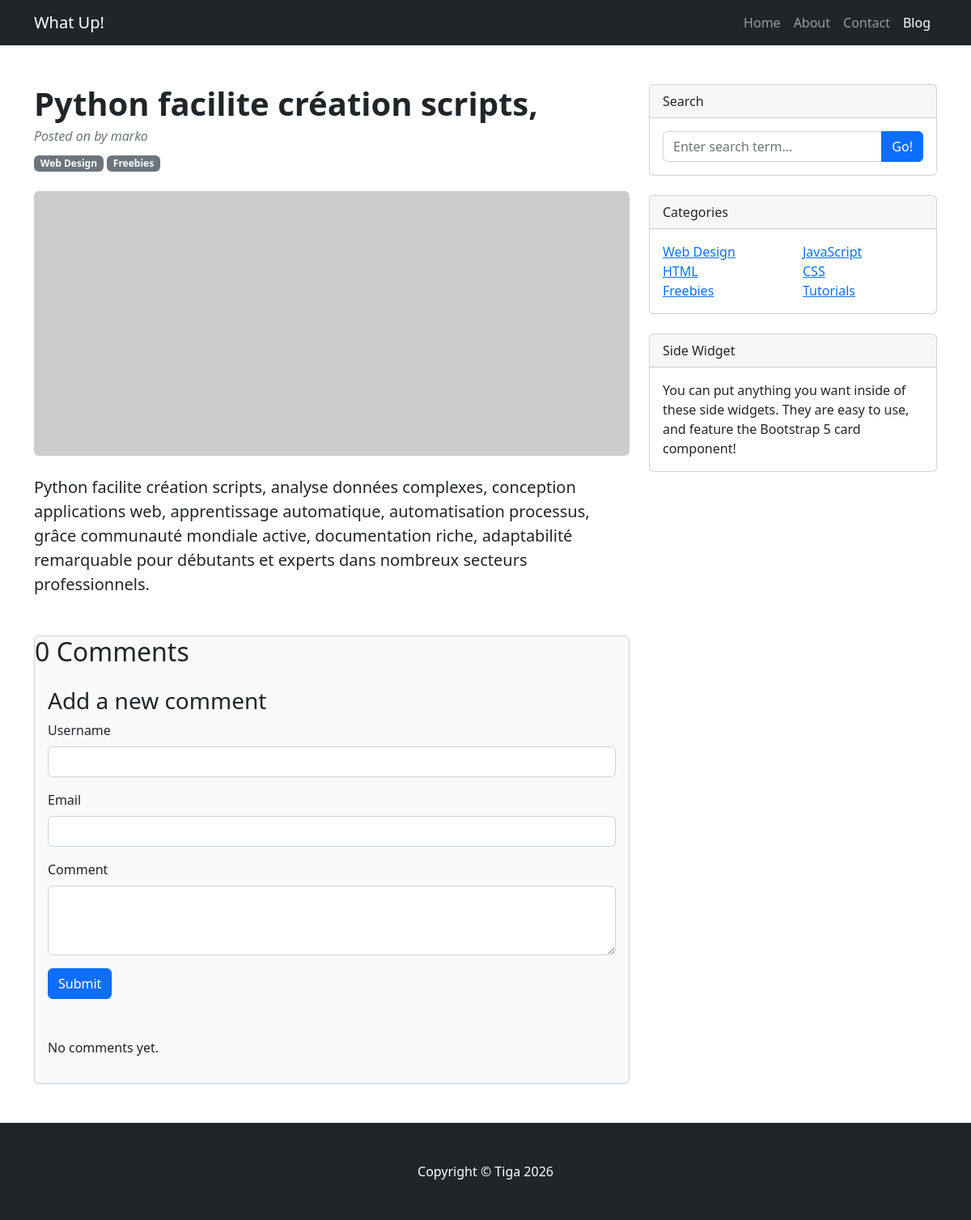
The page /post/python-facilite-creation-scripts/ on the database its author committed.
### blog/models.py (models this page shows, shortened)
class Post(models.Model):
    category = models.ForeignKey(Category, on_delete=models.CASCADE, related_name='posts')
    STATUS_CHOICES = (
        ('draft', 'Draft'),
        ('published', 'Published'),
    )
    title = models.CharField(max_length=200)
    slug = models.SlugField(max_length=200)
    body = models.TextField()
    created_at = models.DateTimeField(auto_now_add=True)
    updated = models.DateTimeField(auto_now= True)
    status = models.CharField(choices=STATUS_CHOICES, default='draft', max_length=10)
    pusblish = models.DateTimeField(default=timezone.now)
    author = models.ForeignKey(User, on_delete=models.CASCADE, related_name='posted')

### blog/views.py (the view)
# urls.py: path('post/<slug:slug>/', views.post_detail, name='post_detail'),
def post_detail(request, slug: str):
    post = get_object_or_404(Post, slug=slug)
    comments = Comment.objects.filter(post=post.id)
    new_comment = None
    if request.method == 'POST':
        comment_form = CommentForm(data= request.POST)
        if comment_form.is_valid():
            new_comment = comment_form.save(commit=False)
            new_comment.post = post
            new_comment.save()
    else:
        comment_form = CommentForm()
    return render(request, 'blog/post/detail.html', {
                                        'post': post,
                                        'comments': comments,
                                        'new_comment': new_comment,
                                        'comment_form': comment_form
                                        })

### blog/forms.py
class CommentForm(forms.ModelForm):
    username = forms.CharField(max_length=80, widget=forms.TextInput(attrs={'class': 'form-control'}))
    email = forms.EmailField(widget=forms.EmailInput(attrs={'class': 'form-control'}))
    body = forms.CharField(widget=forms.Textarea(attrs={'class': 'form-control', 'rows': 3}))
    class Meta:
        model = Comment
        fields = ['username', 'email', 'body']

### blog/templates/blog/post/detail.html (shortened to what this page needs)
{% extends "blog/post/base.html" %}
{% block content %}
        <div class="container mt-5">
            <div class="row">
                <div class="col-lg-8">
                    <article>
                        <header class="mb-4">
                            <h1 class="fw-bolder mb-1">{{ post.title }}</h1>
                            <div class="text-muted fst-italic mb-2">Posted on {{ post.publish }} by {{ post.author.username }}</div>
                            <a class="badge bg-secondary text-decoration-none link-light" href="#!">Web Design</a>
                            <a class="badge bg-secondary text-decoration-none link-light" href="#!">Freebies</a>
                        </header>
                        <figure class="mb-4"><img class="img-fluid rounded" src="https://dummyimage.com/900x400/ced4da/6c757d.jpg" alt="..." /></figure>
                        <section class="mb-5">
                            <p class="fs-5 mb-4">{{ post.body }}</p>
                        </section>
                    </article>
                    <section class="mb-5">
                        <div class="card bg-light">
                            <h2>
                                {% with comments.count as total_comments %}
                                    {{ total_comments }} Comment{{ total_comments|pluralize }}
                                {% endwith %}
                            </h2>
                            <div class="card-body">
                                 {% if new_comment%}
                                    <h3>you have successfully added a comment</h3>
                                 {%else %}
                                    <h3>Add a new comment</h3>
                                    <form action="" method="POST" class="mb-5">
                                        <div class="mb-3">
                                            <label for="username" class="form-label">Username</label>
                                            {{ comment_form.username }}
                                        </div>
                                        <div class="mb-3">
                                            <label for="email" class="form-label">Email</label>
                                            {{ comment_form.email }}
                                        </div>
                                        <div class="mb-3">
                                            <label for="body" class="form-label">Comment</label>
                                            {{ comment_form.body }}
                                        </div>
                                        <button type="submit" class="btn btn-primary">Submit</button>
                                    </form>
                                 {% endif %}
                                {% for comment in comments %}
                                 <div class="d-flex mb-2">
                                    <div class="flex-shrink-0"><img class="rounded-circle" src="https://dummyimage.com/50x50/ced4da/6c757d.jpg" alt="..." /></div>
                                    <div class="ms-3">
                                        <div class="fw-bold">
                                            #{{forloop.counter}}
                                            {{ comment.username }}
                                            <span class="text-muted">{{ comment.created_at }}</span>
                                        </div>
                                        {{ comment.body }}
                                    </div>
                                </div>
                                {% empty %}
                                    <p>No comments yet.</p>
                                {% endfor%}
                            </div>
                        </div>
                    </section>
                </div>
                <div class="col-lg-4">
                    <div class="card mb-4">
                        <div class="card-header">Search</div>
                        <div class="card-body">
                            <div class="input-group">
                                <input class="form-control" type="text" placeholder="Enter search term..." aria-label="Enter search term..." aria-describedby="button-search" />
                                <button class="btn btn-primary" id="button-search" type="button">Go!</button>
                            </div>
                        </div>
                    </div>
                    <div class="card mb-4">
                        <div class="card-header">Categories</div>
                        <div class="card-body">
                            <div class="row">
                                <div class="col-sm-6">
                                    <ul class="list-unstyled mb-0">
                                        <li><a href="#!">Web Design</a></li>
                                        <li><a href="#!">HTML</a></li>
                                        <li><a href="#!">Freebies</a></li>
                                    </ul>
                                </div>
                                <div class="col-sm-6">
                                    <ul class="list-unstyled mb-0">
                                        <li><a href="#!">JavaScript</a></li>
                                        <li><a href="#!">CSS</a></li>
                                        <li><a href="#!">Tutorials</a></li>
                                    </ul>
                                </div>
                            </div>
                        </div>
                    </div>
                    <div class="card mb-4">
                        <div class="card-header">Side Widget</div>
                        <div class="card-body">You can put anything you want inside of these side widgets. They are easy to use, and feature the Bootstrap 5 card component!</div>
                    </div>
                </div>
            </div>
        </div>
{% endblock %}

### rows shown on the page
Post: title "Python facilite création scripts,", author.username "marko", body "Python facilite création scripts, analyse données complexes, conception applications web, apprentissage automatique, automatisation processus, grâce communauté mondiale active, documentation riche, adaptabilité remarquable pour débutants et experts dans nombreux secteurs professionnels."

### other values the page prints
{{ total_comments }} "0"
